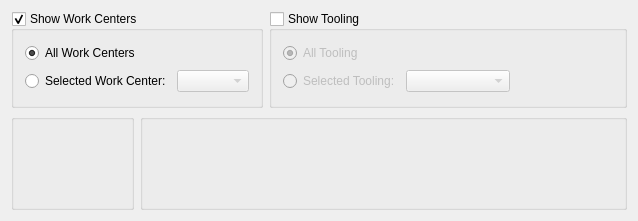
<?xml version="1.0" encoding="UTF-8"?>
<ui version="4.0">
 <comment>
This file is part of the xtmfg Package for xTuple ERP,
and is Copyright (c) 1999-2017 by OpenMFG LLC, d/b/a xTuple.  It
is licensed to you under the xTuple End-User License Agreement (&quot;the
EULA&quot;), the full text of which is available at www.xtuple.com/EULA.
While the EULA gives you access to source code and encourages your
involvement in the development process, this Package is not free
software.  By using this software, you agree to be bound by the
terms of the EULA.
</comment>
 <class>dspRoughCutByWorkCenter</class>
 <widget class="QWidget" name="dspRoughCutByWorkCenter">
  <property name="geometry">
   <rect>
    <x>0</x>
    <y>0</y>
    <width>638</width>
    <height>221</height>
   </rect>
  </property>
  <property name="windowTitle">
   <string>Rough Cut Capacity Plan</string>
  </property>
  <layout class="QGridLayout" name="gridLayout">
   <item row="0" column="0" colspan="2">
    <widget class="QGroupBox" name="_workCenterGroup">
     <property name="title">
      <string>Show Work Centers</string>
     </property>
     <property name="checkable">
      <bool>true</bool>
     </property>
     <layout class="QGridLayout" name="gridLayout_2">
      <item row="0" column="0" colspan="2">
       <widget class="QRadioButton" name="_allWorkCenters">
        <property name="text">
         <string>All Work Centers</string>
        </property>
        <property name="checked">
         <bool>true</bool>
        </property>
       </widget>
      </item>
      <item row="1" column="0">
       <widget class="QRadioButton" name="_selectedWorkCenter">
        <property name="text">
         <string>Selected Work Center:</string>
        </property>
        <property name="checked">
         <bool>false</bool>
        </property>
       </widget>
      </item>
      <item row="1" column="1">
       <layout class="QHBoxLayout" name="horizontalLayout">
        <item>
         <widget class="XComboBox" name="_wrkcnt">
          <property name="enabled">
           <bool>false</bool>
          </property>
          <property name="sizePolicy">
           <sizepolicy hsizetype="Expanding" vsizetype="Fixed">
            <horstretch>0</horstretch>
            <verstretch>0</verstretch>
           </sizepolicy>
          </property>
          <property name="type">
           <enum>XComboBox::WorkCentersActive</enum>
          </property>
         </widget>
        </item>
        <item>
         <spacer name="horizontalSpacer">
          <property name="orientation">
           <enum>Qt::Horizontal</enum>
          </property>
          <property name="sizeHint" stdset="0">
           <size>
            <width>0</width>
            <height>20</height>
           </size>
          </property>
         </spacer>
        </item>
       </layout>
      </item>
     </layout>
    </widget>
   </item>
   <item row="0" column="2">
    <widget class="QGroupBox" name="_toolingGroup">
     <property name="title">
      <string>Show Tooling</string>
     </property>
     <property name="checkable">
      <bool>true</bool>
     </property>
     <property name="checked">
      <bool>false</bool>
     </property>
     <layout class="QGridLayout" name="gridLayout_4">
      <item row="0" column="0" colspan="2">
       <widget class="QRadioButton" name="_allTooling">
        <property name="text">
         <string>All Tooling</string>
        </property>
        <property name="checked">
         <bool>true</bool>
        </property>
       </widget>
      </item>
      <item row="1" column="0">
       <widget class="QRadioButton" name="_selectedTooling">
        <property name="text">
         <string>Selected Tooling:</string>
        </property>
        <property name="checked">
         <bool>false</bool>
        </property>
       </widget>
      </item>
      <item row="1" column="1">
       <layout class="QHBoxLayout" name="horizontalLayout_2">
        <item>
         <widget class="XComboBox" name="_tooling">
          <property name="enabled">
           <bool>false</bool>
          </property>
          <property name="sizePolicy">
           <sizepolicy hsizetype="Expanding" vsizetype="Fixed">
            <horstretch>0</horstretch>
            <verstretch>0</verstretch>
           </sizepolicy>
          </property>
          <property name="maximumSize">
           <size>
            <width>300</width>
            <height>16777215</height>
           </size>
          </property>
          <property name="type">
           <enum>XComboBox::Adhoc</enum>
          </property>
         </widget>
        </item>
        <item>
         <spacer name="horizontalSpacer_3">
          <property name="orientation">
           <enum>Qt::Horizontal</enum>
          </property>
          <property name="sizeHint" stdset="0">
           <size>
            <width>0</width>
            <height>20</height>
           </size>
          </property>
         </spacer>
        </item>
       </layout>
      </item>
     </layout>
    </widget>
   </item>
   <item row="1" column="0">
    <widget class="QGroupBox" name="_dateGroup">
     <property name="title">
      <string/>
     </property>
     <layout class="QGridLayout" name="gridLayout_3">
      <item row="0" column="0">
       <widget class="DateCluster" name="_dates"/>
      </item>
     </layout>
    </widget>
   </item>
   <item row="1" column="1" colspan="2">
    <widget class="WarehouseGroup" name="_warehouse">
     <property name="title">
      <string/>
     </property>
     <property name="fixedSize">
      <bool>false</bool>
     </property>
    </widget>
   </item>
  </layout>
 </widget>
 <layoutdefault spacing="6" margin="11"/>
 <pixmapfunction>qPixmapFromMimeSource</pixmapfunction>
 <customwidgets>
  <customwidget>
   <class>DateCluster</class>
   <extends>QWidget</extends>
   <header>datecluster.h</header>
  </customwidget>
  <customwidget>
   <class>WarehouseGroup</class>
   <extends>QGroupBox</extends>
   <header>warehousegroup.h</header>
  </customwidget>
  <customwidget>
   <class>XComboBox</class>
   <extends>QComboBox</extends>
   <header>xcombobox.h</header>
  </customwidget>
 </customwidgets>
 <tabstops>
  <tabstop>_allWorkCenters</tabstop>
  <tabstop>_selectedWorkCenter</tabstop>
  <tabstop>_wrkcnt</tabstop>
  <tabstop>_warehouse</tabstop>
 </tabstops>
 <resources/>
 <connections>
  <connection>
   <sender>_selectedWorkCenter</sender>
   <signal>toggled(bool)</signal>
   <receiver>_wrkcnt</receiver>
   <slot>setEnabled(bool)</slot>
   <hints>
    <hint type="sourcelabel">
     <x>20</x>
     <y>20</y>
    </hint>
    <hint type="destinationlabel">
     <x>20</x>
     <y>20</y>
    </hint>
   </hints>
  </connection>
  <connection>
   <sender>_selectedTooling</sender>
   <signal>toggled(bool)</signal>
   <receiver>_tooling</receiver>
   <slot>setEnabled(bool)</slot>
   <hints>
    <hint type="sourcelabel">
     <x>94</x>
     <y>196</y>
    </hint>
    <hint type="destinationlabel">
     <x>263</x>
     <y>195</y>
    </hint>
   </hints>
  </connection>
 </connections>
</ui>
